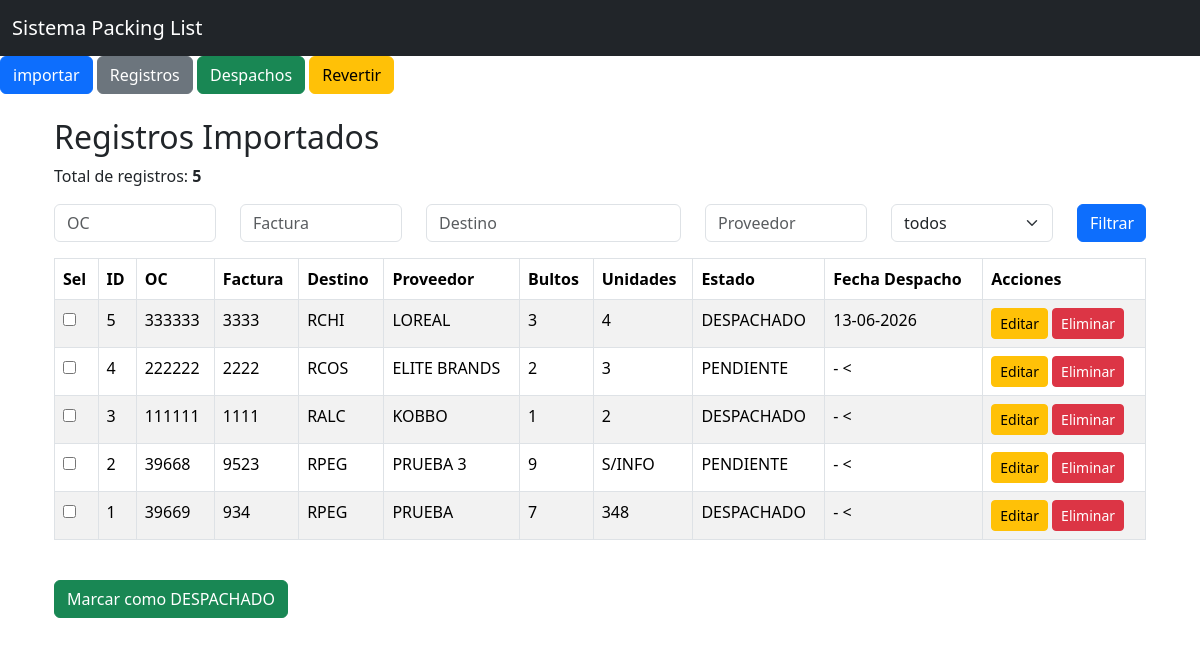
Page /registros on the earlier database version.
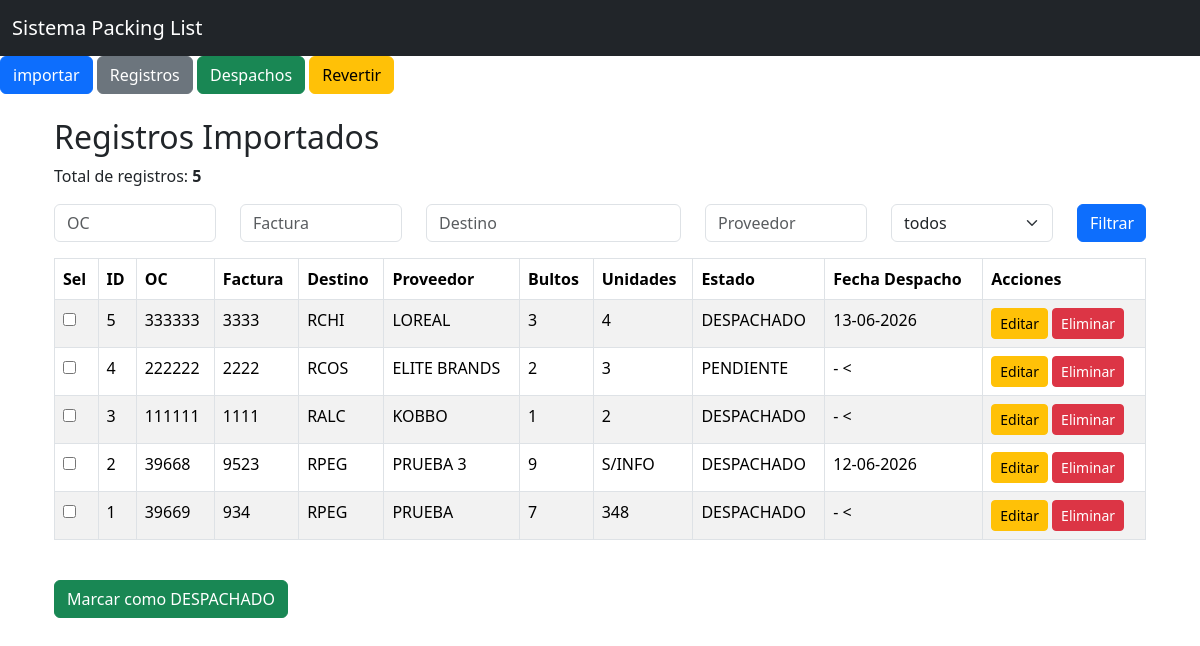
Same page on the later database version.
### models.py (models this page shows)
class Consolidado(db.Model):
    __tablename__ = "consolidado"
    id = db.Column(db.Integer, primary_key=True)
    oc = db.Column(db.String(50))
    factura = db.Column(db.String(50))
    destino = db.Column(db.String(20), nullable=False)
    proveedor = db.Column(db.String(150))
    bultos = db.Column(db.Integer, nullable=False)
    unidades = db.Column(db.String(50), nullable=False)
    tipo_carga = db.Column(db.String(50), nullable=False, default="NACIONAL")
    etiqueta = db.Column(db.String(150))
    observacion = db.Column(db.String(500))
    estado = db.Column(db.String(20), nullable=False, default="PENDIENTE")
    origen_archivo = db.Column(db.String(50), nullable=False)
    nombre_archivo = db.Column(db.String(255))
    fecha_carga = db.Column(db.DateTime)
    eliminado = db.Column(db.Boolean, nullable=False, default=False)
    fecha_eliminacion = db.Column(db.DateTime)
    fecha_despacho = db.Column(db.DateTime)

### app.py (the view)
@app.route("/registros")
def registros():
    oc = request.args.get("oc", "")
    factura = request.args.get("factura", "")
    destino = request.args.get("destino", "")
    proveedor = request.args.get("proveedor", "")
    estado = request.args.get("estado", "")
    consulta = Consolidado.query.filter_by(eliminado=False)
    if oc:
        consulta = consulta.filter(Consolidado.oc.contains(oc))
    if factura:
        consulta = consulta.filter(Consolidado.factura.contains(factura))
    if destino:
        consulta = consulta.filter(Consolidado.destino.contains(destino))
    if proveedor:
        consulta = consulta.filter(Consolidado.proveedor.contains(proveedor))
    if estado:
        consulta = consulta.filter(Consolidado.estado.contains(estado))
    registros = consulta.order_by(Consolidado.id.desc()).all()
    return render_template(
        "registros.html",
        registros=registros,
        oc=oc,
        factura=factura,
        destino=destino,
        proveedor=proveedor,
        estado=estado,
    )

### templates/registros.html (shortened to what this page needs)
{% extends "base.html" %}
{% block contenido %}
<div class="container mt-4">
    <h2>Registros Importados</h2>
    <p>
        Total de registros:
        <b>{{ registros|length }}</b>
    </p>
    <form method="get" class="mb-3">
        <div class="row">
            <div class="col-md-2">
                <input type="text" name="oc" class="form-control" placeholder="OC" value="{{ oc }}">
            </div>
            <div class="col-md-2">
                <input type="text" name="factura" class="form-control" placeholder="Factura" value="{{ factura }}">
            </div>
            <div class="col-md-3">
                <input type="text" name="destino" class="form-control" placeholder="Destino" value="{{ destino }}">
            </div>
            <div class="col-md-2">
                <input type="text" name="proveedor" class="form-control" placeholder="Proveedor" value="{{ proveedor }}">
            </div>
            <div class="col-md-2">
                <select name="estado" class="form-select">
                    <option value="">todos</option>
                </select>
            </div>
            <div class="col-md-1">
                <button type="submit" class="btn btn-primary w-100">Filtrar</button>
            </div>
        </div>
    </form>
    <form method="POST" action="/actualizar_estado">
    <table class="table table-striped table-bordered">
        <thead>
            <tr>
                <th>Sel</th>
                <th>ID</th>
                <th>OC</th>
                <th>Factura</th>
                <th>Destino</th>
                <th>Proveedor</th>
                <th>Bultos</th>
                <th>Unidades</th>
                <th>Estado</th>
                <th>Fecha Despacho</th>
                <th>Acciones</th>
            </tr>
        </thead>
        <tbody>
            {% for registro in registros %}
            <tr>
                <td><input type="checkbox" name="ids" value="{{ registro.id }}"></td>
                <td>{{ registro.id }}</td>
                <td>{{ registro.oc }}</td>
                <td>{{ registro.factura }}</td>
                <td>{{ registro.destino }}</td>
                <td>{{ registro.proveedor }}</td>
                <td>{{ registro.bultos }}</td>
                <td>{{ registro.unidades }}</td>
                <td>{{ registro.estado }}</td>
                <td>
                    {% if registro.fecha_despacho %}
                        {{ registro.fecha_despacho.strftime('%d-%m-%Y') }}
                    {% else%}
                        -
                    <{% endif%}
                </td>
                <td>
                    <a href="/editar/{{ registro.id }}" class="btn btn-warning btn-sm">Editar</a>
                    <a href="/eliminar/{{ registro.id }}" class="btn btn-danger btn-sm" onclick="return confirm('¿Estás seguro de que quieres eliminar este registro?')">Eliminar</a>
                </td>
            </tr>
            {% endfor %}
        </tbody>
    </table>
    <br>
    <button type="submit" class="btn btn-success">Marcar como DESPACHADO</button>
    </form>
</div>
{% endblock %}

### templates/base.html (shortened to what this page needs)
<!DOCTYPE html>
<html lang="es">
<head>
    <link
        href="https://cdn.jsdelivr.net/npm/bootstrap@5.3.3/dist/css/bootstrap.min.css" rel="stylesheet">
</head>
<body>
<nav class="navbar navbar-dark bg-dark">
    <div class="container-fluid">
        <span class="navbar-brand">
            Sistema Packing List
        </span>
    </div>
</nav>
<div class="mb-3">
    <a href="/importar" class="btn btn-primary">importar</a>
    <a href="/registros" class="btn btn-secondary">Registros</a>
    <a href="/despachos" class="btn btn-success">Despachos</a>
    <a href="/revertir_despachos" class="btn btn-warning">Revertir</a>
</div>
<div class="container mt-4">
    {% block contenido %}
    {% endblock %}
</div>
</body>
</html>

Differences in the rows shown:
changed Consolidado "PRUEBA 3": estado "PENDIENTE" → "DESPACHADO"; fecha_despacho (not shown) → "12-06-2026"; no longer shows "- <"
